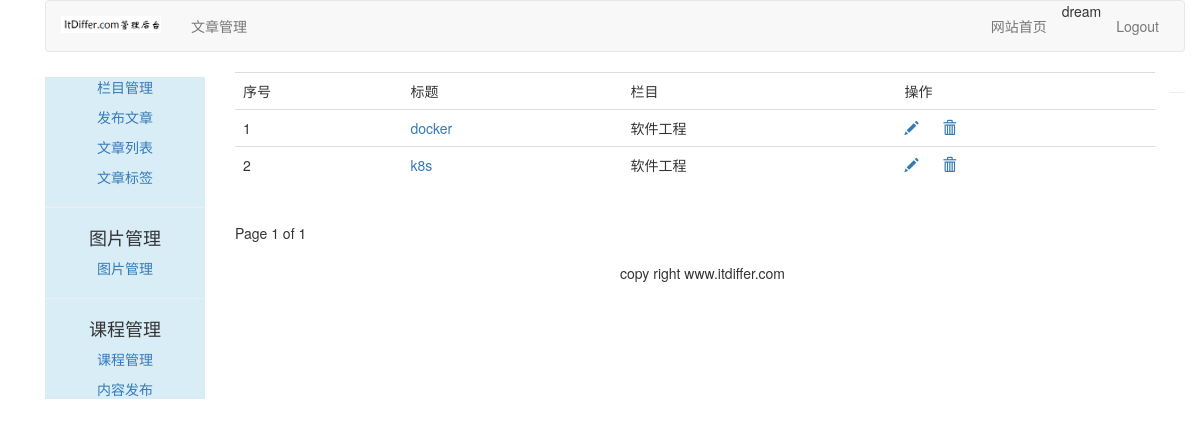
The app's page /article/article-list/ (signed in), older data.
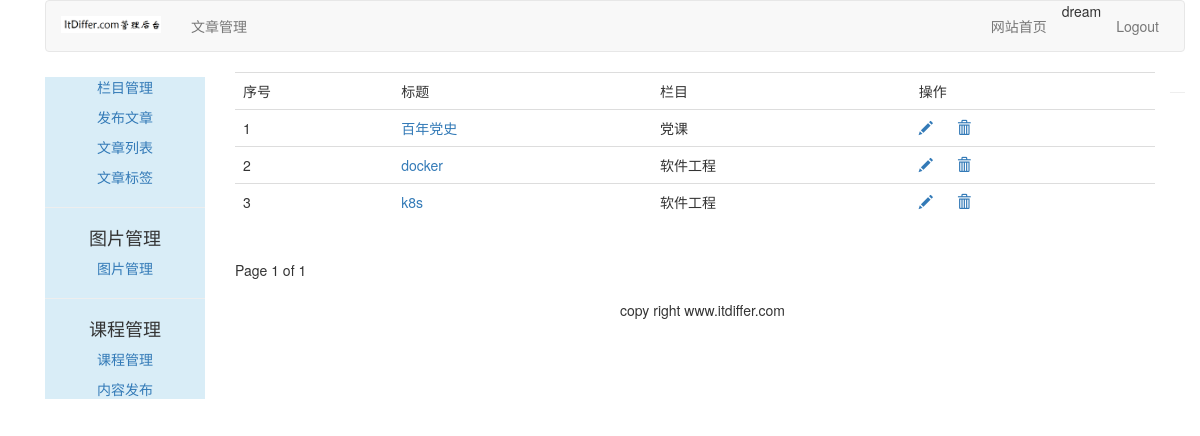
The same page, newer data.
### article/models.py (models this page shows, shortened)
class ArticlePost(models.Model):
    author = models.ForeignKey(User, on_delete=models.CASCADE, related_name="article")
    title = models.CharField(max_length=200)
    slug = models.SlugField(max_length=500)
    column = models.ForeignKey(ArticleColumn, on_delete=models.CASCADE,related_name="article_column")
    body = models.TextField()
    created = models.DateTimeField(default=timezone.now)
    updated = models.DateTimeField(auto_now=True)
    users_like = models.ManyToManyField(User, related_name="articles_like", blank=True)
    users_unlike = models.ManyToManyField(User, related_name="articles_unlike", blank=True)
    article_tag = models.ManyToManyField(ArticleTag, related_name='article_tag', blank=True)
    class Meta:
        ordering = ("-updated",)
        index_together = (('id', 'slug'),)
    def get_absolute_url(self):
        return reverse("article:article_detail", args=[self.id, self.slug])

class ArticleColumn(models.Model):
    user = models.ForeignKey(User, on_delete=models.CASCADE,related_name='article_column')
    column = models.CharField(max_length=200)
    created = models.DateField(auto_now_add=True)
    def __str__(self):
        return self.column

### article/views.py (the view)
# urls.py: path('article-list/', views.article_list, name="article_list"),
@login_required(login_url='/account/login')
def article_list(request):
    articles_list = ArticlePost.objects.filter(author=request.user)
    paginator = Paginator(articles_list, 10)
    page = request.GET.get('page')
    try:
        current_page = paginator.page(page)
        articles = current_page.object_list
    except PageNotAnInteger:
        current_page = paginator.page(1)
        articles = current_page.object_list
    except EmptyPage:
        current_page = paginator.page(paginator.num_pages)
        articles = current_page.object_list
    return render(request, "article/column/article_list.html",{"articles":articles, "page": current_page})

### home/context_processors.py (called while the page is built)
def add_userinfo_to_context(request):
    if request.user.is_authenticated:
      try:
        userinfo = UserInfo.objects.get(user=request.user)
        if hasattr(request.user, 'userinfo'):
          return {"user":request.user, "userinfo":userinfo}
      except:
        return {"user":request.user}
    else:
      return {"user":request.user}

### templates/article/column/article_list.html (shortened to what this page needs)
{% extends "article/base.html" %}
{% load staticfiles %}
{% block content %}
<div>
    <table class="table table-hover">
        <tr>
            <td>序号</td>
            <td>标题</td>
            <td>栏目</td>
            <td>操作</td>
        </tr>
        {% for article in articles %}
        <tr id={{ article.id }}>
            <td>{{ forloop.counter }}</td>
            <td><a href="{{ article.get_absolute_url }}">{{ article.title }}</a></td>
            <td>{{ article.column }}</td>
            <td>
                <a name="edit" href="{% url 'article:redit_article' article.id %}"><span class="glyphicon glyphicon-pencil"></span></a>
                <a nane="delete" href="javascript:" onclick="del_article(this, {{ article.id }})"><span class="glyphicon glyphicon-trash" style="margin-left:20px;"></span></a>
            </td>
        </tr>
        {% endfor %}
    </table>
    {% include "paginator.html" %}
</div>
{% endblock %}

Row changes from the older to the newer data that the page shows:
added ArticlePost: title "百年党史", column "党课"
